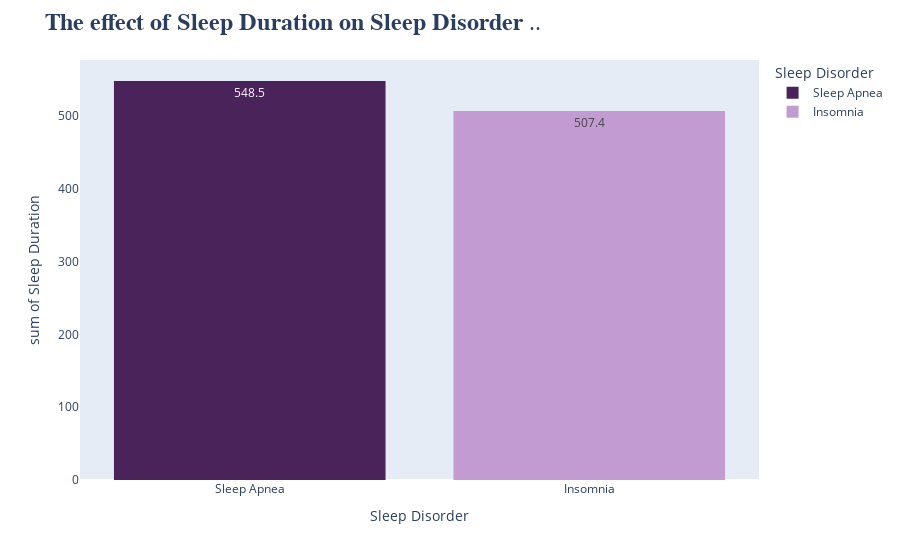

Notebook code cell kept with this figure:
### Code cell
fig=px.histogram(sleep_data,x='Sleep Disorder',y='Sleep Duration',
                 color='Sleep Disorder',color_discrete_sequence=['white','#4A235A','#C39BD3'],
                 text_auto=True)



fig.update_layout(title='<b>The effect of Sleep Duration on Sleep Disorder</b> ..',
                  titlefont={'size': 24,'family': 'Serif'},
                  showlegend=True)



fig.update_yaxes(showgrid=False)




fig.show()

### Figure 1 — Plotly figure (JSON) as saved in the notebook; plotly's stock layout.template omitted (floating-point values rounded to 4 significant figures)
{"data": [{"alignmentgroup": "True", "bingroup": "x", "histfunc": "sum", "hovertemplate": "Sleep Disorder=%{x}<br>sum of Sleep Duration=%{y}<extra></extra>", "legendgroup": "Sleep Apnea", "marker": {"color": "#4A235A", "pattern": {"shape": ""}}, "name": "Sleep Apnea", "offsetgroup": "Sleep Apnea", "orientation": "v", "showlegend": true, "texttemplate": "%{value}", "type": "histogram", "x": ["Sleep Apnea", "Sleep Apnea", "Sleep Apnea", "Sleep Apnea", "Sleep Apnea", "Sleep Apnea", "Sleep Apnea", "Sleep Apnea", "Sleep Apnea", "Sleep Apnea", "Sleep Apnea", "Sleep Apnea", "Sleep Apnea", "Sleep Apnea", "Sleep Apnea", "Sleep Apnea", "Sleep Apnea", "Sleep Apnea", "Sleep Apnea", "Sleep Apnea", "Sleep Apnea", "Sleep Apnea", "Sleep Apnea", "Sleep Apnea", "Sleep Apnea", "Sleep Apnea", "Sleep Apnea", "Sleep Apnea", "Sleep Apnea", "Sleep Apnea", "Sleep Apnea", "Sleep Apnea", "Sleep Apnea", "Sleep Apnea", "Sleep Apnea", "Sleep Apnea", "Sleep Apnea", "Sleep Apnea", "Sleep Apnea", "Sleep Apnea", "Sleep Apnea", "Sleep Apnea", "Sleep Apnea", "Sleep Apnea", "Sleep Apnea", "Sleep Apnea", "Sleep Apnea", "Sleep Apnea", "Sleep Apnea", "Sleep Apnea", "Sleep Apnea", "Sleep Apnea", "Sleep Apnea", "Sleep Apnea", "Sleep Apnea", "Sleep Apnea", "Sleep Apnea", "Sleep Apnea", "Sleep Apnea", "Sleep Apnea", "Sleep Apnea", "Sleep Apnea", "Sleep Apnea", "Sleep Apnea", "Sleep Apnea", "Sleep Apnea", "Sleep Apnea", "Sleep Apnea", "Sleep Apnea", "Sleep Apnea", "Sleep Apnea", "Sleep Apnea", "Sleep Apnea", "Sleep Apnea", "Sleep Apnea", "Sleep Apnea", "Sleep Apnea", "Sleep Apnea"], "xaxis": "x", "y": [5.9, 5.9, 6.5, 6, 6.4, 7.7, 5.8, 5.8, 7.4, 6.6, 7.2, 7.1, 7.4, 6.8, 6.8, 7.8, 6.5, 5.9, 6, 6.1, 6.1, 6.1, 6.1, 6.2, 6.2, 6.2, 8.1, 8.1, 6.1, 6, 6, 6, 6, 6, 6, 6, 6.1, 6, 6.1, 6.1, 6, 6.1, 6, 6.1, 6.1, 6, 6.1, 6.1, 8.1, 8.1, 8.2, 8.2, 8.2, 8.2, 8.2, 8.1, 8.1, 8.1, 8, 8, 8, 8, 8, 8, 8.2, 8.2, 8.2, 8.2, 8, 8, 8.1, 8, 8.1, 8.1, 8, 8.1, 8.1, 8.1], "yaxis": "y"}, {"alignmentgroup": "True", "bingroup": "x", "histfunc": "sum", "hovertemplate": "Sleep Disorder=%{x}<br>sum of Sleep Duration=%{y}<extra></extra>", "legendgroup": "Insomnia", "marker": {"color": "#C39BD3", "pattern": {"shape": ""}}, "name": "Insomnia", "offsetgroup": "Insomnia", "orientation": "v", "showlegend": true, "texttemplate": "%{value}", "type": "histogram", "x": ["Insomnia", "Insomnia", "Insomnia", "Insomnia", "Insomnia", "Insomnia", "Insomnia", "Insomnia", "Insomnia", "Insomnia", "Insomnia", "Insomnia", "Insomnia", "Insomnia", "Insomnia", "Insomnia", "Insomnia", "Insomnia", "Insomnia", "Insomnia", "Insomnia", "Insomnia", "Insomnia", "Insomnia", "Insomnia", "Insomnia", "Insomnia", "Insomnia", "Insomnia", "Insomnia", "Insomnia", "Insomnia", "Insomnia", "Insomnia", "Insomnia", "Insomnia", "Insomnia", "Insomnia", "Insomnia", "Insomnia", "Insomnia", "Insomnia", "Insomnia", "Insomnia", "Insomnia", "Insomnia", "Insomnia", "Insomnia", "Insomnia", "Insomnia", "Insomnia", "Insomnia", "Insomnia", "Insomnia", "Insomnia", "Insomnia", "Insomnia", "Insomnia", "Insomnia", "Insomnia", "Insomnia", "Insomnia", "Insomnia", "Insomnia", "Insomnia", "Insomnia", "Insomnia", "Insomnia", "Insomnia", "Insomnia", "Insomnia", "Insomnia", "Insomnia", "Insomnia", "Insomnia", "Insomnia", "Insomnia"], "xaxis": "x", "y": [5.9, 6.3, 6.5, 6.4, 6, 7.2, 6.6, 7.2, 6.5, 7.6, 6.5, 6.7, 6.3, 6.7, 6.5, 6.7, 6.4, 6.5, 6.5, 6.5, 6.5, 6.5, 6.5, 6.5, 6.5, 6.5, 7.8, 7.8, 6.6, 6.4, 6.3, 6.4, 6.6, 6.3, 6.6, 6.3, 6.6, 6.3, 6.6, 6.3, 6.6, 6.3, 6.6, 6.3, 6.4, 6.5, 6.3, 6.4, 6.5, 6.3, 6.4, 6.5, 6.3, 6.5, 6.3, 6.8, 6.8, 6.8, 6.5, 6.5, 6.5, 6.5, 6.6, 6.6, 6.6, 6.6, 6.6, 7.3, 7.3, 6.1, 6.5, 6.5, 6.6, 6.6, 6.6, 6.6, 8.3], "yaxis": "y"}], "layout": {"barmode": "relative", "legend": {"title": {"text": "Sleep Disorder"}, "tracegroupgap": 0}, "margin": {"t": 60}, "showlegend": true, "title": {"font": {"family": "Serif", "size": 24}, "text": "<b>The effect of Sleep Duration on Sleep Disorder</b> .."}, "xaxis": {"anchor": "y", "categoryarray": [null, "Sleep Apnea", "Insomnia"], "categoryorder": "array", "domain": [0, 1], "title": {"text": "Sleep Disorder"}}, "yaxis": {"anchor": "x", "domain": [0, 1], "showgrid": false, "title": {"text": "sum of Sleep Duration"}}}}
